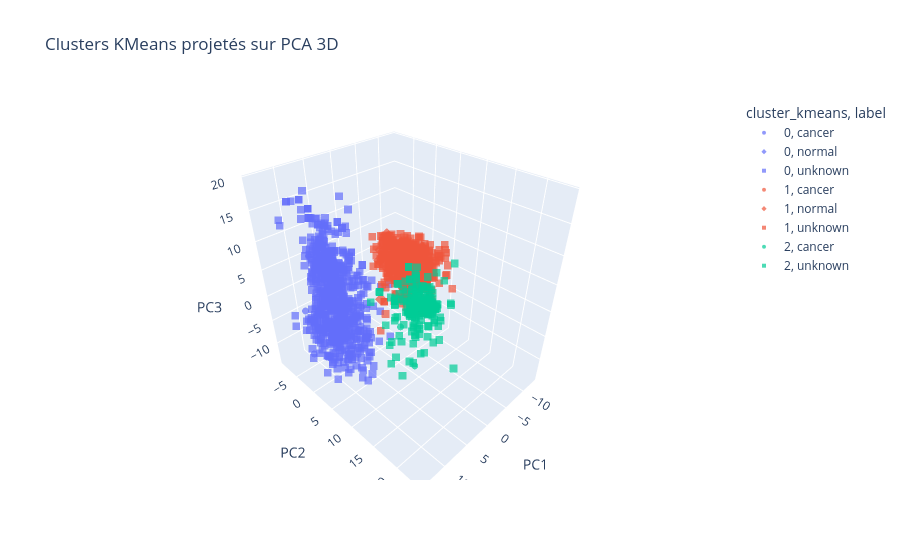

This figure's notebook cell:
### Code cell
# Visualisation PCA 3D avec clusters KMeans
import plotly.express as px

viz_df["cluster_kmeans"] = features_df["cluster_kmeans"].astype(str)

fig = px.scatter_3d(
    viz_df,
    x="PC1",
    y="PC2",
    z="PC3",
    color="cluster_kmeans",
    symbol="label",
    title="Clusters KMeans projetés sur PCA 3D",
    opacity=0.7,
    hover_data=["path", "label", "split"]
)

fig.update_traces(marker=dict(size=4))
fig.show()

### Figure 1 — Plotly figure (JSON) as saved in the notebook; plotly's stock layout.template omitted (floating-point values rounded to 4 significant figures; data arrays with more than 128 entries replaced by an {"elided": "..."} marker saying what was removed)
{"data": [{"customdata": [["data\\raw\\avec_labels\\cancer\\05340cd4-3bb2-459d-9937-bf27d52d8351.jpg", "cancer", "avec_labels"], ["data\\raw\\avec_labels\\cancer\\27149ff6-8363-4942-a72a-eb7e38e77099.jpg", "cancer", "avec_labels"], ["data\\raw\\avec_labels\\cancer\\2b810835-844c-49ff-b0f1-c7a71a0c696c.jpg", "cancer", "avec_labels"], ["data\\raw\\avec_labels\\cancer\\2d662cc1-509b-4657-a208-6d181aedd5e3.jpg", "cancer", "avec_labels"], ["data\\raw\\avec_labels\\cancer\\2fa551e9-5b85-44f6-ab71-6035b4e3f8aa.jpg", "cancer", "avec_labels"], ["data\\raw\\avec_labels\\cancer\\4d14c944-eed4-4c4f-8fd9-cbbb53e8f35d.jpg", "cancer", "avec_labels"], ["data\\raw\\avec_labels\\cancer\\5066bf9b-d944-4d40-ba06-d3242c7a4fd1.jpg", "cancer", "avec_labels"], ["data\\raw\\avec_labels\\cancer\\695f9d7a-083f-4856-83d1-638d13b39c99.jpg", "cancer", "avec_labels"], ["data\\raw\\avec_labels\\cancer\\85b4ab96-9a8b-4cbf-a771-55f4830978fc.jpg", "cancer", "avec_labels"], ["data\\raw\\avec_labels\\cancer\\90f3723c-bc7e-4ad4-a0d7-574a70952231.jpg", "cancer", "avec_labels"], ["data\\raw\\avec_labels\\cancer\\9c3a8bbd-8bdb-4fdc-8573-7897d77224c9.jpg", "cancer", "avec_labels"], ["data\\raw\\avec_labels\\cancer\\9de0f27b-f3db-4bd7-a2ad-6e785ef36cdc.jpg", "cancer", "avec_labels"], ["data\\raw\\avec_labels\\cancer\\a038584c-fc3c-4f82-9a7c-1c4bb7339c2e.jpg", "cancer", "avec_labels"], ["data\\raw\\avec_labels\\cancer\\ad5ff4c2-0fe6-4e8c-a022-c11fff3643f3.jpg", "cancer", "avec_labels"], ["data\\raw\\avec_labels\\cancer\\b6a41ca0-aeea-43a8-b629-7c433cf03143.jpg", "cancer", "avec_labels"], ["data\\raw\\avec_labels\\cancer\\b79ca26b-a909-4d31-a657-c4f357e3c8e3.jpg", "cancer", "avec_labels"], ["data\\raw\\avec_labels\\cancer\\bb6a90e9-c19c-4a19-b5f8-b11460f393fe.jpg", "cancer", "avec_labels"], ["data\\raw\\avec_labels\\cancer\\bbde529e-fccd-4dc5-adfa-622852402a67.jpg", "cancer", "avec_labels"], ["data\\raw\\avec_labels\\cancer\\bf7004d5-af81-4cf6-8411-b5105eeecda1.jpg", "cancer", "avec_labels"], ["data\\raw\\avec_labels\\cancer\\c2df5b36-1533-44b3-8a2e-e74e26bfde2c.jpg", "cancer", "avec_labels"], ["data\\raw\\avec_labels\\cancer\\c6acea0d-0c31-4ce8-b0f8-b4a610a9477d.jpg", "cancer", "avec_labels"], ["data\\raw\\avec_labels\\cancer\\cb4e6fda-be13-454b-bbda-f75e184444d5.jpg", "cancer", "avec_labels"], ["data\\raw\\avec_labels\\cancer\\cc0ae8e9-036f-4ee9-a4ee-6828120e0ea3.jpg", "cancer", "avec_labels"], ["data\\raw\\avec_labels\\cancer\\d018fae6-42d9-4de3-acbf-6c2637c28482.jpg", "cancer", "avec_labels"], ["data\\raw\\avec_labels\\cancer\\d66dbd3f-d03a-43c9-bf95-a97503acc602.jpg", "cancer", "avec_labels"], ["data\\raw\\avec_labels\\cancer\\d8178c68-a01b-4d41-973d-bbd052aa7a4a.jpg", "cancer", "avec_labels"], ["data\\raw\\avec_labels\\cancer\\e3d3fa80-8a89-4051-b0fa-0c8b4afd2c0a.jpg", "cancer", "avec_labels"], ["data\\raw\\avec_labels\\cancer\\e4412dd3-fd1e-44cc-8258-f136b540c401.jpg", "cancer", "avec_labels"], ["data\\raw\\avec_labels\\cancer\\ed12774e-df91-40f1-aed6-77a5a53ede2d.jpg", "cancer", "avec_labels"]], "hovertemplate": "cluster_kmeans=0<br>label=%{customdata[1]}<br>PC1=%{x}<br>PC2=%{y}<br>PC3=%{z}<br>path=%{customdata[0]}<br>split=%{customdata[2]}<extra></extra>", "legendgroup": "0, cancer", "marker": {"color": "#636efa", "opacity": 0.7, "size": 4, "symbol": "circle"}, "mode": "markers", "name": "0, cancer", "scene": "scene", "showlegend": true, "type": "scatter3d", "x": [8.396, 12.05, 4.568, 4.7, 5.841, 10.99, 6.868, 7.495, 3.904, 2.472, 9.152, 14.06, 5.354, 7.309, 4.953, 6.475, 9.599, 7.363, 7.747, 8.347, 4.682, 8.841, 8.721, 5.876, 8.162, 3.85, 6.574, 8.965, 5.683], "y": [-2.436, -3.578, -0.3381, 1.357, -4.18, -1.932, -4.293, -6.742, -2.221, -1.972, -4.365, 0.5313, -2.293, -3.669, -2.371, -3.874, -1.123, -2.175, -2.797, -2.653, -1.015, -0.7791, 0.158, -5.825, -2.708, -7.747, 1.972, -5.483, -5.231], "z": [7.176, -1.164, -7.894, -1.696, 4.936, -4.207, 4.736, 3.246, 5.074, -8.885, 7.586, -6.317, 4.49, -6.33, -8.914, -2.799, 6.015, -7.965, 1.564, -7.717, -9.984, 7.08, -6.258, 0.972, -5.919, -4.987, -10.43, 6.792, 3.186]}, {"customdata": [["data\\raw\\avec_labels\\normal\\4a08dc59-4f77-4ae0-80b4-749dbde82b82.jpg", "normal", "avec_labels"], ["data\\raw\\avec_labels\\normal\\b8a6c84a-b258-475d-b97d-7612bad79cad.jpg", "normal", "avec_labels"]], "hovertemplate": "cluster_kmeans=0<br>label=%{customdata[1]}<br>PC1=%{x}<br>PC2=%{y}<br>PC3=%{z}<br>path=%{customdata[0]}<br>split=%{customdata[2]}<extra></extra>", "legendgroup": "0, normal", "marker": {"color": "#636efa", "opacity": 0.7, "size": 4, "symbol": "diamond"}, "mode": "markers", "name": "0, normal", "scene": "scene", "showlegend": true, "type": "scatter3d", "x": [6.729, 4.149], "y": [-2.642, -1.911], "z": [6.044, -3.906]}, {"customdata": {"elided": "641x3 str values"}, "hovertemplate": "cluster_kmeans=0<br>label=%{customdata[1]}<br>PC1=%{x}<br>PC2=%{y}<br>PC3=%{z}<br>path=%{customdata[0]}<br>split=%{customdata[2]}<extra></extra>", "legendgroup": "0, unknown", "marker": {"color": "#636efa", "opacity": 0.7, "size": 4, "symbol": "square"}, "mode": "markers", "name": "0, unknown", "scene": "scene", "showlegend": true, "type": "scatter3d", "x": {"elided": "641 float values"}, "y": {"elided": "641 float values"}, "z": {"elided": "641 float values"}}, {"customdata": [["data\\raw\\avec_labels\\cancer\\0c6f3641-60d9-4a76-abe5-de89d55d5f2c.jpg", "cancer", "avec_labels"], ["data\\raw\\avec_labels\\cancer\\0f718241-8f63-4b55-81ce-315324b51069.jpg", "cancer", "avec_labels"], ["data\\raw\\avec_labels\\cancer\\3c3d07cb-ec2a-43b0-b8a3-3a51573ad930.jpg", "cancer", "avec_labels"], ["data\\raw\\avec_labels\\cancer\\46587a13-4250-4d3e-b930-7d7be8f96425.jpg", "cancer", "avec_labels"], ["data\\raw\\avec_labels\\cancer\\546ccef0-d10d-4e24-b3dd-660365910236.jpg", "cancer", "avec_labels"], ["data\\raw\\avec_labels\\cancer\\73352791-6331-48a0-b0d1-045fb31d376c.jpg", "cancer", "avec_labels"], ["data\\raw\\avec_labels\\cancer\\7565fa51-16fd-4a71-a942-b91713a7a0d6.jpg", "cancer", "avec_labels"], ["data\\raw\\avec_labels\\cancer\\7e3f6acd-c9cc-440e-ba01-fedab0462fed.jpg", "cancer", "avec_labels"], ["data\\raw\\avec_labels\\cancer\\9ff6e310-b23a-4240-ac18-9fd99bd48e80.jpg", "cancer", "avec_labels"], ["data\\raw\\avec_labels\\cancer\\c6c3d533-e366-42ff-9e69-fa2823910709.jpg", "cancer", "avec_labels"], ["data\\raw\\avec_labels\\cancer\\fb26fe09-029a-4386-a7eb-0b00c87a675d.jpg", "cancer", "avec_labels"], ["data\\raw\\avec_labels\\cancer\\fc219ce8-d4b3-4015-bb19-3ee1bb963e3e.jpg", "cancer", "avec_labels"]], "hovertemplate": "cluster_kmeans=1<br>label=%{customdata[1]}<br>PC1=%{x}<br>PC2=%{y}<br>PC3=%{z}<br>path=%{customdata[0]}<br>split=%{customdata[2]}<extra></extra>", "legendgroup": "1, cancer", "marker": {"color": "#EF553B", "opacity": 0.7, "size": 4, "symbol": "circle"}, "mode": "markers", "name": "1, cancer", "scene": "scene", "showlegend": true, "type": "scatter3d", "x": [-8.552, -6.109, -7.524, -5.97, -3.735, -4.824, -8.331, -10.7, -3.894, -7.824, -7.392, -6.362], "y": [-4.023, -2.111, 0.799, -1.671, 6.762, 6.989, -0.7298, -2.078, 0.3007, 3.527, -1.713, -1.401], "z": [-2.804, -3.557, -3.543, -3.43, -4.316, 0.6565, -3.618, 2.067, -3.962, -2.484, 2.276, -2.485]}, {"customdata": {"elided": "48x3 str values"}, "hovertemplate": "cluster_kmeans=1<br>label=%{customdata[1]}<br>PC1=%{x}<br>PC2=%{y}<br>PC3=%{z}<br>path=%{customdata[0]}<br>split=%{customdata[2]}<extra></extra>", "legendgroup": "1, normal", "marker": {"color": "#EF553B", "opacity": 0.7, "size": 4, "symbol": "diamond"}, "mode": "markers", "name": "1, normal", "scene": "scene", "showlegend": true, "type": "scatter3d", "x": [-11.16, -9.657, -10.42, -6.729, -6.661, -5.885, -6.225, -7.919, -8.477, -4.933, -7.39, -10.07, -8.218, -10.29, -9.801, -5.026, -8.706, -5.707, -9.871, -7.895, -8.65, -8.055, -10.48, -11.36, -8.784, -7.253, -5.104, -7.318, -7.633, -1.654, -6.148, -10.6, -6.56, -7.525, -8.32, -9.762, -8.662, -7.795, -9.757, -10.45, -9.075, -6.631, -7.325, -8.349, -5.104, -8.426, -10.36, -10.42], "y": [-3.826, -5.493, -4.023, -6.938, 1.446, -3.057, -5.438, -5.913, -4.674, -2.517, -2.034, 0.6098, 2.384, -7.705, -0.07139, 4.009, -7.291, -3.649, -4.336, -3.114, -3.377, -2.473, -1.672, -3.475, -2.31, -3.641, -1.264, -4.458, -6.86, -1.053, -5.932, -4.425, -1.873, -4.74, 1.09, -4.641, -5.438, -1.996, -3.031, -2.885, -4.004, 3.402, -4.961, 1.18, -1.264, -2.338, -3.392, -8.735], "z": [-1.866, 1.416, 1.057, -1.41, 2.638, -1.348, -0.5319, 3.405, -2.106, 0.9586, -0.7535, -0.1824, 4.536, 0.3362, -1.284, 4.685, -0.9404, -1.035, 2.103, 1.725, -3.644, -0.6381, -1.096, -0.1731, -0.2048, -3.694, 0.8353, 3.521, 0.1012, -4.7, 1.469, 0.6788, 2.855, 2.602, -1.727, 0.1589, -0.4429, -1.128, 0.5288, -1.749, -4.133, 1.35, -2.246, -0.1737, 0.8353, 1.372, 0.8467, 1.963]}, {"customdata": {"elided": "585x3 str values"}, "hovertemplate": "cluster_kmeans=1<br>label=%{customdata[1]}<br>PC1=%{x}<br>PC2=%{y}<br>PC3=%{z}<br>path=%{customdata[0]}<br>split=%{customdata[2]}<extra></extra>", "legendgroup": "1, unknown", "marker": {"color": "#EF553B", "opacity": 0.7, "size": 4, "symbol": "square"}, "mode": "markers", "name": "1, unknown", "scene": "scene", "showlegend": true, "type": "scatter3d", "x": {"elided": "585 float values"}, "y": {"elided": "585 float values"}, "z": {"elided": "585 float values"}}, {"customdata": [["data\\raw\\avec_labels\\cancer\\11a7a426-4806-401e-98b2-b96e7094d1a6.jpg", "cancer", "avec_labels"], ["data\\raw\\avec_labels\\cancer\\1c043dbb-4623-4769-8e5e-0223bd745040.jpg", "cancer", "avec_labels"], ["data\\raw\\avec_labels\\cancer\\5af7f2cb-a82b-4635-865e-5b57dbc7a087.jpg", "cancer", "avec_labels"], ["data\\raw\\avec_labels\\cancer\\972144a3-6ecd-47af-a5dd-e91ab48a21b9.jpg", "cancer", "avec_labels"], ["data\\raw\\avec_labels\\cancer\\9973120d-7335-43da-bd9b-3c686afbcf32.jpg", "cancer", "avec_labels"], ["data\\raw\\avec_labels\\cancer\\a8319ab8-471b-4d18-bb47-a377c4f9bd38.jpg", "cancer", "avec_labels"], ["data\\raw\\avec_labels\\cancer\\be3210d7-e2d1-4cc3-ba77-c1941fd0042a.jpg", "cancer", "avec_labels"], ["data\\raw\\avec_labels\\cancer\\e0eb623a-d168-445a-9ac7-b8736568b57c.jpg", "cancer", "avec_labels"], ["data\\raw\\avec_labels\\cancer\\f72a85aa-c5ab-4a91-98ec-01bf004d87e3.jpg", "cancer", "avec_labels"]], "hovertemplate": "cluster_kmeans=2<br>label=%{customdata[1]}<br>PC1=%{x}<br>PC2=%{y}<br>PC3=%{z}<br>path=%{customdata[0]}<br>split=%{customdata[2]}<extra></extra>", "legendgroup": "2, cancer", "marker": {"color": "#00cc96", "opacity": 0.7, "size": 4, "symbol": "circle"}, "mode": "markers", "name": "2, cancer", "scene": "scene", "showlegend": true, "type": "scatter3d", "x": [-1.964, 6.257, 1.438, -0.5827, -4.288, 2.952, -0.8118, -2.627, -2.479], "y": [6.66, 14.88, 12.66, 11.49, 6.042, 10.11, 4.684, 6.065, 7.466], "z": [-0.5703, -4.354, 3.36, 1.342, -0.411, 1.083, -7.139, 0.1655, -2.008]}, {"customdata": {"elided": "180x3 str values"}, "hovertemplate": "cluster_kmeans=2<br>label=%{customdata[1]}<br>PC1=%{x}<br>PC2=%{y}<br>PC3=%{z}<br>path=%{customdata[0]}<br>split=%{customdata[2]}<extra></extra>", "legendgroup": "2, unknown", "marker": {"color": "#00cc96", "opacity": 0.7, "size": 4, "symbol": "square"}, "mode": "markers", "name": "2, unknown", "scene": "scene", "showlegend": true, "type": "scatter3d", "x": {"elided": "180 float values"}, "y": {"elided": "180 float values"}, "z": {"elided": "180 float values"}}], "layout": {"legend": {"title": {"text": "cluster_kmeans, label"}, "tracegroupgap": 0}, "scene": {"domain": {"x": [0, 1], "y": [0, 1]}, "xaxis": {"title": {"text": "PC1"}}, "yaxis": {"title": {"text": "PC2"}}, "zaxis": {"title": {"text": "PC3"}}}, "title": {"text": "Clusters KMeans projetés sur PCA 3D"}}}
